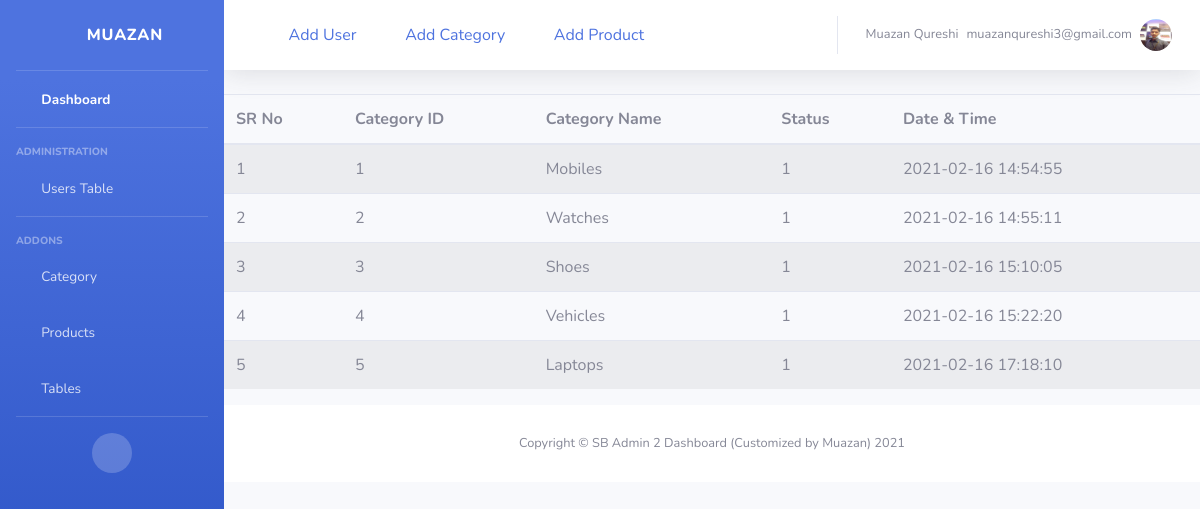
Screenshot of /category.php (signed in) with the database file from the repository.
### tables this page shows
CREATE TABLE `users` (
  `id` int(11) NOT NULL,
  `fullname` varchar(50) NOT NULL,
  `username` varchar(50) NOT NULL,
  `email` varchar(50) NOT NULL,
  `phone` varchar(20) NOT NULL,
  `password` varchar(50) NOT NULL,
  `dob` date NOT NULL,
  `gender` varchar(10) NOT NULL,
  `photo` varchar(1000) NOT NULL,
  `address` varchar(500) NOT NULL,
  `role` int(11) NOT NULL,
  `status` int(11) NOT NULL DEFAULT 1,
  `createdate` timestamp NOT NULL DEFAULT current_timestamp()
);

CREATE TABLE `category` (
  `id` int(11) NOT NULL,
  `name` varchar(50) NOT NULL,
  `createdate` timestamp NOT NULL DEFAULT current_timestamp(),
  `status` int(11) NOT NULL DEFAULT 1
);

### main.php (called while the page is built, shortened)
<?php session_start();
class egan
{
    function connection()
    {
        $connect = mysqli_connect('localhost', 'root', '', 'egan');
        return $connect;
    }
    function userlive_info()
    {
        $a = $_SESSION['log'];
        $query = mysqli_query($this->connection(), "SELECT * FROM `users` where email = '$a' ");
        return $query;
    }
    function getcategory()
    {
        $sql = "SELECT * FROM `category`";
        $query = mysqli_query($this->connection(), $sql);
        return $query;
    }
}
$object = new egan;

### category.php (the view)
<?php include('header.php');
?>
<section>
    <table class="table table-striped table-hover">
        <thead>
            <tr>
                <th>SR No</th>
                <th>Category ID</th>
                <th>Category Name</th>
                <th>Status</th>
                <th>Date & Time</th>
            </tr>
        </thead>
        <tbody>
            <?php
            $srno = 1;
            foreach ($object->getcategory() as $cat) {
            ?>
                <tr>
                    <td><?php echo $srno; ?></td>
                    <td><?php echo $cat['id']; ?></td>
                    <td><?php echo $cat['name']; ?></td>
                    <td><?php echo $cat['status']; ?></td>
                    <td><?php echo $cat['createdate']; ?></td>
                </tr>
            <?php
                $srno++;
            }
            ?>
        </tbody>
    </table>
</section>
<?php include('footer.php');
?>

### header.php (shortened to what this page needs)
<?php include('main.php');
foreach ($object->userlive_info() as $live) {
    $livename = $live['fullname'];
    $liveemail = $live['email'];
    $livephoto = $live['photo'];
}
?>
<!DOCTYPE html>
<html lang="en">
<head>
    <link href="vendor/fontawesome-free/css/all.min.css" rel="stylesheet" type="text/css">
    <link href="css/sb-admin-2.min.css" rel="stylesheet">
</head>
<body id="page-top">
    <div id="wrapper">
        <ul class="navbar-nav bg-gradient-primary sidebar sidebar-dark accordion" id="accordionSidebar">
            <a class="sidebar-brand d-flex align-items-center justify-content-center" href="index.php">
                <div class="sidebar-brand-icon rotate-n-15">
                    <i class="fas fa-laugh-wink"></i>
                </div>
                <div class="sidebar-brand-text mx-3">MUAZAN</div>
            </a>
            <hr class="sidebar-divider my-0">
            <li class="nav-item active">
                <a class="nav-link" href="index.php">
                    <i class="fas fa-fw fa-tachometer-alt"></i>
                    <span>Dashboard</span></a>
            </li>
            <hr class="sidebar-divider">
            <div class="sidebar-heading">
                Administration
            </div>
            <li class="nav-item">
                <a class="nav-link" href="users_table.php">
                    <i class="fas fa-fw fa-table"></i>
                    <span>Users Table</span>
                </a>
            </li>
            <hr class="sidebar-divider">
            <div class="sidebar-heading">
                Addons
            </div>
            <li class="nav-item">
                <a class="nav-link" href="category.php  ">
                    <i class="fas fa-fw fa-folder"></i>
                    <span>Category</span>
                </a>
            </li>
            <li class="nav-item">
                <a class="nav-link" href="products.php">
                    <i class="fas fa-fw fa-folder"></i>
                    <span>Products</span>
                </a>
            </li>
            <li class="nav-item">
                <a class="nav-link" href="tables.php">
                    <i class="fas fa-fw fa-table"></i>
                    <span>Tables</span></a>
            </li>
            <hr class="sidebar-divider d-none d-md-block">
            <div class="text-center d-none d-md-inline">
                <button class="rounded-circle border-0" id="sidebarToggle"></button>
            </div>
        </ul>
        <div id="content-wrapper" class="d-flex flex-column">
            <div id="content">
                <nav class="navbar navbar-expand navbar-light bg-white topbar mb-4 static-top shadow">
                    <a href="add_user.php" data-toggle="tooltip" data-placement="bottom" title="Add User">
                        <i class="fas fa-user-plus"></i>
                        <span>Add User</span>
                    </a>
                    <a href="add_category.php" data-toggle="tooltip" data-placement="bottom" title="Add Category">
                        <i class="fas fa-plus-square"></i>
                        <span>Add Category</span>
                    </a>
                    <a href="add_product.php" data-toggle="tooltip" data-placement="bottom" title="Add Product">
                        <i class="fas fa-plus-square"></i>
                        <span>Add Product</span>
                    </a>
                    <ul class="navbar-nav ml-auto">
                        <li class="nav-item dropdown no-arrow">
                            <a class="nav-link dropdown-toggle" href="#" id="userDropdown" role="button" data-toggle="dropdown" aria-haspopup="true" aria-expanded="false">
                                <span class="mr-2 d-none d-lg-inline text-gray-600 small"><?php echo $livename; ?></span>
                                <br>
                                <span class="mr-2 d-none d-lg-inline text-gray-600 small"><?php echo $liveemail; ?></span>
                                <img class="img-profile rounded-circle" src="uploads/users/<?php echo $livephoto; ?>">
                            </a>
                        </li>
                    </ul>
                </nav>

### footer.php (shortened to what this page needs)
            <footer class="sticky-footer bg-white">
                <div class="container my-auto">
                    <div class="copyright text-center my-auto">
                        <span>Copyright &copy; SB Admin 2 Dashboard (Customized by Muazan) 2021</span>
                    </div>
                </div>
            </footer>
        </div>
    </div>
</body>
</html>

### rows the page displays
users: fullname "Muazan Qureshi", email "muazanqureshi3@gmail.com", photo (picture)
category: id "1", name "Mobiles", status "1", createdate "2021-02-16 14:54:55"
category: id "2", name "Watches", status "1", createdate "2021-02-16 14:55:11"
category: id "3", name "Shoes", status "1", createdate "2021-02-16 15:10:05"
category: id "4", name "Vehicles", status "1", createdate "2021-02-16 15:22:20"
category: id "5", name "Laptops", status "1", createdate "2021-02-16 17:18:10"
